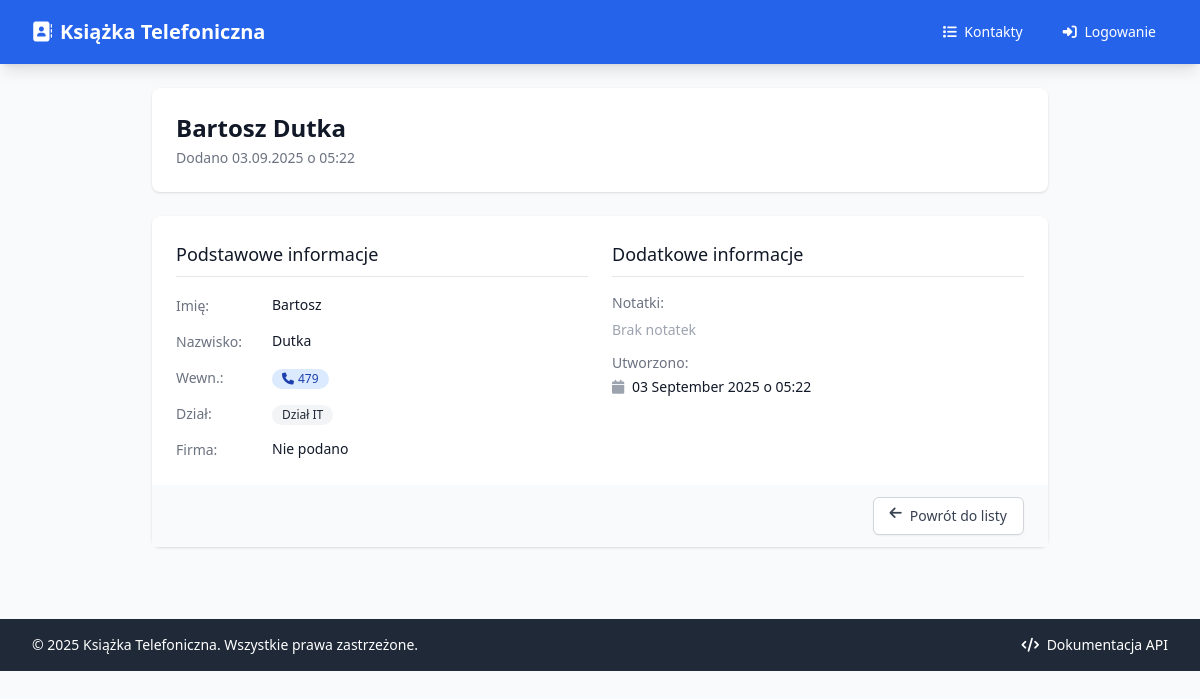
Page /kontakty/11c87dd0-19df-4c17-90c1-822b6a959bdf on the committed database.
### app/models/contact.py (models this page shows)
class ContactBase(SQLModel):
    imie: str = Field(description="Imię kontaktu")
    nazwisko: str = Field(description="Nazwisko kontaktu")
    numer_wewnetrzny: str = Field(
        unique=True,
        index=True,
        description="Unikalny numer wewnętrzny firmy"
    )
    dzial: Optional[str] = Field(default=None, index=True, description="Nazwa działu")
    firma: Optional[str] = Field(default=None, description="Nazwa firmy")
    notatki: Optional[str] = Field(default=None, description="Dodatkowe notatki")

class Contact(ContactBase, table=True):
    __tablename__ = "kontakty"
    id: Optional[str] = Field(
        default_factory=lambda: str(uuid.uuid4()),
        primary_key=True,
        description="Unikalny identyfikator kontaktu"
    )
    created_at: datetime = Field(
        default_factory=datetime.utcnow,
        description="Data utworzenia kontaktu"
    )
    updated_at: datetime = Field(
        default_factory=datetime.utcnow,
        description="Data ostatniej modyfikacji"
    )

### app/routers/contacts.py (the view)
@router.get("/kontakty/{contact_id}", response_class=HTMLResponse, name="contact_detail")
async def contact_detail(
    request: Request,
    contact_id: str,
    session: Session = Depends(get_session)
):
    contact = session.get(Contact, contact_id)
    if not contact:
        raise HTTPException(status_code=404, detail="Kontakt nie został znaleziony")
    user = get_current_user(request)
    return templates.TemplateResponse(
        "contacts/detail.html",
        {
            "request": request,
            "title": f"{contact.imie} {contact.nazwisko} - Książka Telefoniczna",
            "contact": contact,
            "user": user
        }
    )

### app/templates/contacts/detail.html (shortened to what this page needs)
{% extends "base.html" %}
{% block content %}
<div class="max-w-4xl mx-auto">
    <div class="bg-white shadow rounded-lg mb-6">
        <div class="px-4 py-5 sm:p-6">
            <div class="flex items-center justify-between">
                <div>
                    <h1 class="text-2xl font-bold text-gray-900">
                        {{ contact.imie }} {{ contact.nazwisko }}
                    </h1>
                    <p class="mt-1 text-sm text-gray-500">
                        Dodano {{ contact.created_at.strftime('%d.%m.%Y o %H:%M') }}
                    </p>
                </div>
            </div>
        </div>
    </div>
    <div class="bg-white shadow rounded-lg">
        <div class="px-4 py-5 sm:p-6">
            <div class="grid grid-cols-1 md:grid-cols-2 gap-6">
                <div class="space-y-4">
                    <h3 class="text-lg font-medium text-gray-900 border-b border-gray-200 pb-2">
                        Podstawowe informacje
                    </h3>
                    <div class="space-y-3">
                        <div class="flex items-center">
                            <div class="flex-shrink-0 w-24">
                                <span class="text-sm font-medium text-gray-500">Imię:</span>
                            </div>
                            <div class="text-sm text-gray-900">{{ contact.imie }}</div>
                        </div>
                        <div class="flex items-center">
                            <div class="flex-shrink-0 w-24">
                                <span class="text-sm font-medium text-gray-500">Nazwisko:</span>
                            </div>
                            <div class="text-sm text-gray-900">{{ contact.nazwisko }}</div>
                        </div>
                        <div class="flex items-center">
                            <div class="flex-shrink-0 w-24">
                                <span class="text-sm font-medium text-gray-500">Wewn.:</span>
                            </div>
                            <div>
                                <span class="inline-flex items-center px-2.5 py-0.5 rounded-full text-xs font-medium bg-blue-100 text-blue-800">
                                    <i class="fas fa-phone mr-1"></i>
                                    {{ contact.numer_wewnetrzny }}
                                </span>
                            </div>
                        </div>
                        <div class="flex items-center">
                            <div class="flex-shrink-0 w-24">
                                <span class="text-sm font-medium text-gray-500">Dział:</span>
                            </div>
                            <div>
                                {% if contact.dzial %}
                                    <span class="inline-flex items-center px-2.5 py-0.5 rounded-full text-xs font-medium bg-gray-100 text-gray-800">
                                        {{ contact.dzial }}
                                    </span>
                                {% else %}
                                    <span class="text-sm text-gray-400">Nie podano</span>
                                {% endif %}
                            </div>
                        </div>
                        <div class="flex items-center">
                            <div class="flex-shrink-0 w-24">
                                <span class="text-sm font-medium text-gray-500">Firma:</span>
                            </div>
                            <div class="text-sm text-gray-900">
                                {{ contact.firma or "Nie podano" }}
                            </div>
                        </div>
                    </div>
                </div>
                <div class="space-y-4">
                    <h3 class="text-lg font-medium text-gray-900 border-b border-gray-200 pb-2">
                        Dodatkowe informacje
                    </h3>
                    <div class="space-y-3">
                        <div>
                            <span class="text-sm font-medium text-gray-500 block mb-1">Notatki:</span>
                            {% if contact.notatki %}
                                <div class="text-sm text-gray-900 bg-gray-50 p-3 rounded-md">
                                    {{ contact.notatki|replace('\n', '<br>')|safe }}
                                </div>
                            {% else %}
                                <span class="text-sm text-gray-400">Brak notatek</span>
                            {% endif %}
                        </div>
                        <div>
                            <span class="text-sm font-medium text-gray-500 block mb-1">Utworzono:</span>
                            <div class="text-sm text-gray-900">
                                <i class="fas fa-calendar mr-1 text-gray-400"></i>
                                {{ contact.created_at.strftime('%d %B %Y o %H:%M') }}
                            </div>
                        </div>
                    </div>
                </div>
            </div>
        </div>
        <div class="bg-gray-50 px-4 py-3 sm:px-6 sm:flex sm:flex-row-reverse">
            <a
                href="/kontakty"
                class="w-full inline-flex justify-center rounded-md border border-gray-300 shadow-sm px-4 py-2 bg-white text-base font-medium text-gray-700 hover:bg-gray-50 focus:outline-none focus:ring-2 focus:ring-offset-2 focus:ring-blue-500 sm:ml-3 sm:w-auto sm:text-sm"
            >
                <i class="fas fa-arrow-left mr-2"></i>
                Powrót do listy
            </a>
        </div>
    </div>
</div>
{% endblock %}

### rows in the picture
Contact: imie "Bartosz", nazwisko "Dutka", created_at "03.09.2025 o 05:22", numer_wewnetrzny "479", dzial "Dział IT", firma "Nie podano", created_at "03 September 2025 o 05:22"
